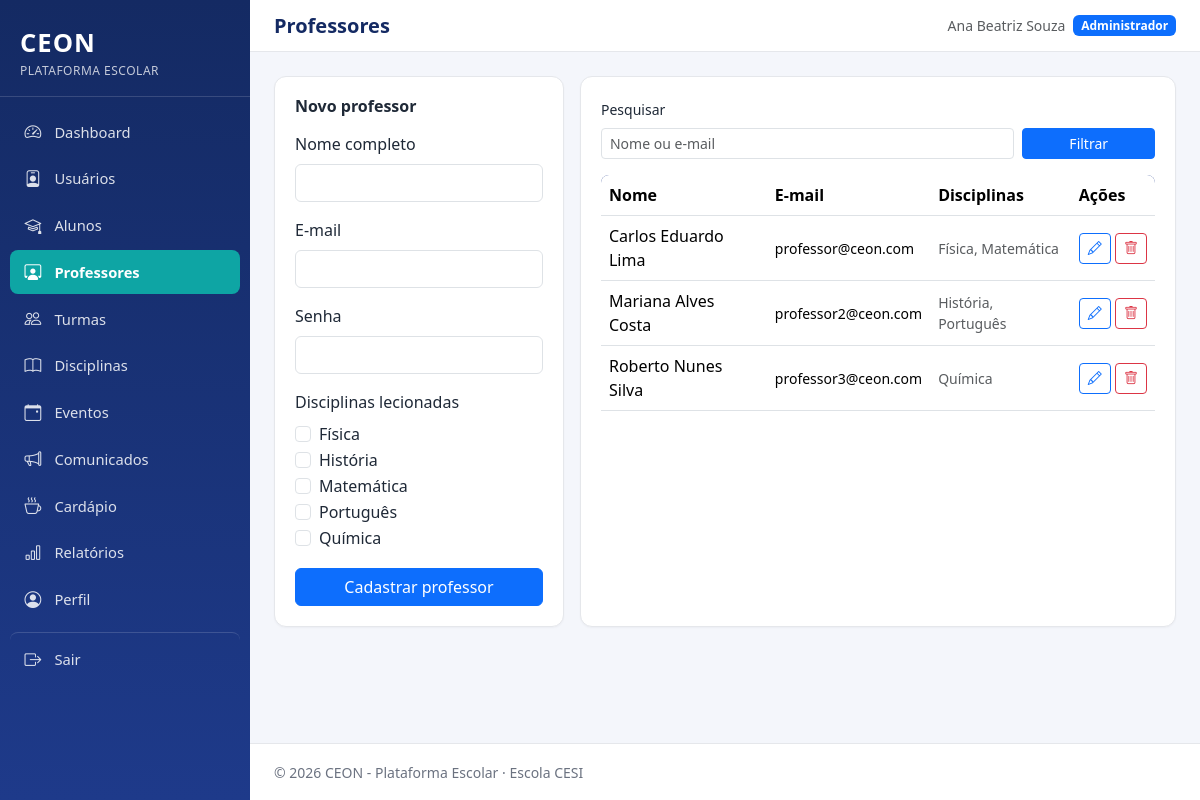
Screenshot of /admin/professores.php (signed in) with the database file from the repository.
### tables this page shows
CREATE TABLE disciplinas (
    id INT AUTO_INCREMENT PRIMARY KEY,
    nome VARCHAR(100) NOT NULL,
    descricao TEXT NULL
);

CREATE TABLE professores (
    id INT AUTO_INCREMENT PRIMARY KEY,
    usuario_id INT NOT NULL UNIQUE,
    CONSTRAINT fk_professores_usuario FOREIGN KEY (usuario_id) REFERENCES usuarios(id) ON DELETE CASCADE
);

CREATE TABLE usuarios (
    id INT AUTO_INCREMENT PRIMARY KEY,
    nome VARCHAR(150) NOT NULL,
    email VARCHAR(150) NOT NULL UNIQUE,
    senha VARCHAR(255) NOT NULL,
    tipo_usuario ENUM('aluno', 'professor', 'administrador') NOT NULL,
    status ENUM('ativo', 'inativo') NOT NULL DEFAULT 'ativo',
    data_criacao DATETIME NOT NULL DEFAULT CURRENT_TIMESTAMP,
    INDEX idx_usuarios_tipo (tipo_usuario),
    INDEX idx_usuarios_status (status)
);

### includes/functions.php (called while the page is built, shortened)
<?php
function e(?string $valor): string
{
    return htmlspecialchars($valor ?? '', ENT_QUOTES, 'UTF-8');
}

### admin/professores.php (the view, shortened to what this page needs)
<?php
require_once __DIR__ . '/../includes/functions.php';
$pdo = getConexao();
$busca = trim($_GET['busca'] ?? '');
$sql = "
    SELECT p.id, u.nome, u.email, u.status,
           GROUP_CONCAT(d.nome ORDER BY d.nome SEPARATOR ', ') AS disciplinas
    FROM professores p
    JOIN usuarios u ON u.id = p.usuario_id
    LEFT JOIN professor_disciplinas pd ON pd.professor_id = p.id
    LEFT JOIN disciplinas d ON d.id = pd.disciplina_id
    WHERE 1 = 1
";
$parametros = [];
$sql .= ' GROUP BY p.id, u.nome, u.email, u.status ORDER BY u.nome';
$stmt = $pdo->prepare($sql);
$stmt->execute($parametros);
$professores = $stmt->fetchAll();
$todasDisciplinas = $pdo->query('SELECT id, nome FROM disciplinas ORDER BY nome')->fetchAll();
$professorEdicao = null;
$disciplinasVinculadas = [];
require_once __DIR__ . '/../includes/header.php';
?>
<div class="row g-3">
    <div class="col-lg-4">
        <div class="ceon-card">
            <h2 class="h6 fw-bold mb-3"><?= $professorEdicao ? 'Editar professor' : 'Novo professor' ?></h2>
            <form method="POST" class="needs-validation" novalidate>
                <div class="mb-3">
                    <label for="nome" class="form-label">Nome completo</label>
                    <input type="text" id="nome" name="nome" class="form-control" required value="<?= e($professorEdicao['nome'] ?? '') ?>">
                </div>
                <div class="mb-3">
                    <label for="email" class="form-label">E-mail</label>
                    <input type="email" id="email" name="email" class="form-control" required value="<?= e($professorEdicao['email'] ?? '') ?>">
                </div>
                <div class="mb-3">
                    <label for="senha" class="form-label">Senha <?= $professorEdicao ? '(deixe em branco para manter)' : '' ?></label>
                    <input type="password" id="senha" name="senha" class="form-control" minlength="6" <?= $professorEdicao ? '' : 'required' ?>>
                </div>
                <fieldset class="mb-3">
                    <legend class="form-label fs-6">Disciplinas lecionadas</legend>
                    <?php foreach ($todasDisciplinas as $d): ?>
                        <div class="form-check">
                            <input class="form-check-input" type="checkbox" name="disciplinas[]"
                                   value="<?= (int) $d['id'] ?>" id="disc<?= (int) $d['id'] ?>"
                                   <?= in_array($d['id'], $disciplinasVinculadas) ? 'checked' : '' ?>>
                            <label class="form-check-label" for="disc<?= (int) $d['id'] ?>"><?= e($d['nome']) ?></label>
                        </div>
                    <?php endforeach; ?>
                </fieldset>
                <button type="submit" class="btn btn-primary w-100"><?= $professorEdicao ? 'Salvar alterações' : 'Cadastrar professor' ?></button>
            </form>
        </div>
    </div>
    <div class="col-lg-8">
        <div class="ceon-card">
            <form method="GET" class="row g-2 mb-3">
                <div class="col-sm-9">
                    <label for="busca" class="form-label small">Pesquisar</label>
                    <input type="text" id="busca" name="busca" class="form-control form-control-sm" value="<?= e($busca) ?>" placeholder="Nome ou e-mail">
                </div>
                <div class="col-sm-3 d-flex align-items-end"><button type="submit" class="btn btn-sm btn-primary w-100">Filtrar</button></div>
            </form>
            <?php if (empty($professores)): ?>
                <p class="text-muted mb-0">Nenhum professor encontrado.</p>
            <?php else: ?>
                <div class="table-responsive">
                    <table class="table ceon-table align-middle">
                        <thead><tr><th>Nome</th><th>E-mail</th><th>Disciplinas</th><th>Ações</th></tr></thead>
                        <tbody>
                        <?php foreach ($professores as $p): ?>
                            <tr>
                                <td><?= e($p['nome']) ?></td>
                                <td class="small"><?= e($p['email']) ?></td>
                                <td class="small text-muted"><?= e($p['disciplinas'] ?? 'Nenhuma') ?></td>
                                <td class="text-nowrap">
                                    <a href="professores.php?editar=<?= (int) $p['id'] ?>" class="btn btn-sm btn-outline-primary" aria-label="Editar"><i class="bi bi-pencil"></i></a>
                                    <form method="POST" class="d-inline ceon-confirm-delete" data-confirm-message="Tem certeza que deseja excluir este registro?">
                                        <button type="submit" class="btn btn-sm btn-outline-danger" aria-label="Excluir"><i class="bi bi-trash"></i></button>
                                    </form>
                                </td>
                            </tr>
                        <?php endforeach; ?>
                        </tbody>
                    </table>
                </div>
            <?php endif; ?>
        </div>
    </div>
</div>
<?php require_once __DIR__ . '/../includes/footer.php'; ?>

### assets/css/style.css (style rules this page uses)
:root { --ceon-primary: #1e3a8a; --ceon-primary-light: #2f52b0; --ceon-primary-dark: #142a63; --ceon-accent: #0ea5a4; --ceon-bg: #f4f6fb; --ceon-card-bg: #ffffff; --ceon-text: #1f2937; --ceon-text-muted: #6b7280; --ceon-border: #e5e7eb; --ceon-sidebar-width: 250px; --ceon-danger: #dc2626; --ceon-warning: #d97706; --ceon-success: #16a34a; }
* { box-sizing: border-box; }
body { background-color: var(--ceon-bg); color: var(--ceon-text); font-family: 'Segoe UI', Roboto, Helvetica, Arial, sans-serif; margin: 0; }
a { text-decoration: none; }
.ceon-card { background: var(--ceon-card-bg); border: 1px solid var(--ceon-border); border-radius: .75rem; padding: 1.25rem; height: 100%; box-shadow: 0 1px 2px rgba(16,24,40,.04); }
.table-responsive { border-radius: .5rem; overflow: hidden; }
.ceon-table thead { background: var(--ceon-primary); color: #fff; }

### rows the page displays
disciplinas: nome "Física"
disciplinas: nome "História"
disciplinas: nome "Matemática"
disciplinas: nome "Português"
disciplinas: nome "Química"
professores: usuario.nome "Carlos Eduardo Lima", usuario.email "professor@ceon.com", disciplinas "Física, Matemática"
professores: usuario.nome "Mariana Alves Costa", usuario.email "professor2@ceon.com", disciplinas "História, Português"
professores: usuario.nome "Roberto Nunes Silva", usuario.email "professor3@ceon.com", disciplinas "Química"

### other values shown
$rotulo "Dashboard"
$rotulo "Usuários"
$rotulo "Alunos"
$rotulo "Professores"
$rotulo "Turmas"
$rotulo "Disciplinas"
$rotulo "Eventos"
$rotulo "Comunicados"
$rotulo "Cardápio"
$rotulo "Relatórios"
$rotulo "Perfil"
$tituloPagina "Professores"
$_SESSION['nome'] "Ana Beatriz Souza"
rotuloTipoUsuario($_SESSION['tipo_usuario'] ?? '') "Administrador"
